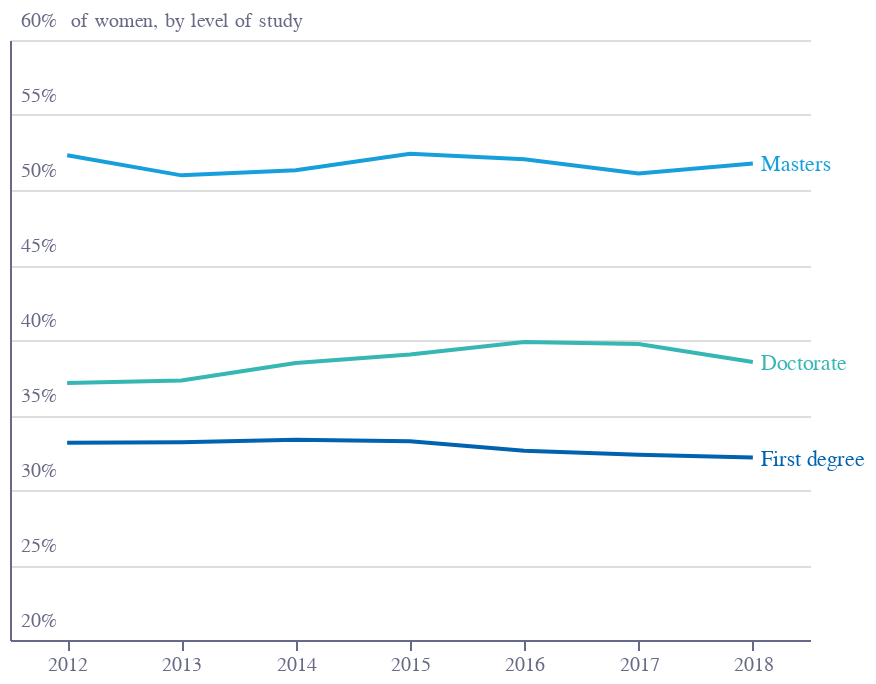

Notebook code for this chart:
### Code cell
base = (
    (
        alt.Chart(f2a)
        .encode(
            tooltip="tooltip:N",
            x=alt.X(
                "ACYEAR:O",
                axis=alt.Axis(
                    grid=False,
                    title="",
                    labelColor=colors["eco-gray"],
                    titleColor=colors["eco-gray"],
                    tickColor=colors["eco-gray"],
                    domainColor=colors["eco-gray"],
                    tickCount=10,
                    orient="bottom",
                    labelAngle=0,
                ),
            ),
            y=alt.Y(
                "x:Q",
                sort=[],
                axis=alt.Axis(
                    grid=True,
            title="of women, by level of study",
            titleAnchor="start",
            labelColor=colors["eco-gray"],
            titleColor=colors["eco-gray"],
            tickColor=colors["eco-gray"],
            domainColor=colors["eco-gray"],
            titleFontSize=10,
            titleFontWeight="normal",
            ticks=False,
            labelAlign="left",
            labelBaseline="middle",
            labelPadding=-5,
            labelOffset=-10,
            titleX=30,
            titleY=-5,
            titleBaseline="bottom",
            titleAngle=0,
            titleAlign="left",
            tickCount=7,
            format=".0%",
                ),
            scale =alt.Scale(
                domain=[0.2,0.6]
            ),
            
            ),
            color=alt.Color(
                "F_XLEV601:N",
                legend=None,
                scale=alt.Scale(range=[colors["eco-turquiose"], colors["eco-mid-blue"], colors["eco-light-blue"]]),
            )
        )
        .transform_calculate(
            tooltip="datum.ACYEAR+' 🎓 '+datum.F_XLEV601+' 📈 '+round(datum.percent_fem*10)/10.0+'%'"
        )
    )
    .transform_calculate(x="datum.percent_fem/100")
    .transform_filter("datum.F_SEXID=='Female'")
)
line = base.mark_line(opacity=1)
text = base.mark_text(dx=4, dy=1, align="left").encode(
    text=alt.Text("F_XLEV601:N"),
).transform_filter("datum.ACYEAR==2018")

layer1 = (
    (
        (line + text).properties(
            height=300, width=400
        )
    )
    .configure_view(stroke=None)
    .properties(title="")
)
layer1.save("visualisation/" + f + ".json")
layer1

### Figure 1 — Vega-Lite specification as saved in the notebook (floating-point values rounded to 4 significant figures)
{"config": {"view": {"continuousWidth": 400, "continuousHeight": 300, "stroke": null}}, "layer": [{"mark": {"type": "line", "opacity": 1}, "encoding": {"color": {"type": "nominal", "field": "F_XLEV601", "legend": null, "scale": {"range": ["#36B7B4", "#0063AF", "#179FDB"]}}, "tooltip": {"type": "nominal", "field": "tooltip"}, "x": {"type": "ordinal", "axis": {"domainColor": "#676A86", "grid": false, "labelAngle": 0, "labelColor": "#676A86", "orient": "bottom", "tickColor": "#676A86", "tickCount": 10, "title": "", "titleColor": "#676A86"}, "field": "ACYEAR"}, "y": {"type": "quantitative", "axis": {"domainColor": "#676A86", "format": ".0%", "grid": true, "labelAlign": "left", "labelBaseline": "middle", "labelColor": "#676A86", "labelOffset": -10, "labelPadding": -5, "tickColor": "#676A86", "tickCount": 7, "ticks": false, "title": "of women, by level of study", "titleAlign": "left", "titleAnchor": "start", "titleAngle": 0, "titleBaseline": "bottom", "titleColor": "#676A86", "titleFontSize": 10, "titleFontWeight": "normal", "titleX": 30, "titleY": -5}, "field": "x", "scale": {"domain": [0.2, 0.6]}, "sort": []}}, "transform": [{"calculate": "datum.ACYEAR+' 🎓 '+datum.F_XLEV601+' 📈 '+round(datum.percent_fem*10)/10.0+'%'", "as": "tooltip"}, {"calculate": "datum.percent_fem/100", "as": "x"}, {"filter": "datum.F_SEXID=='Female'"}]}, {"mark": {"type": "text", "align": "left", "dx": 4, "dy": 1}, "encoding": {"color": {"type": "nominal", "field": "F_XLEV601", "legend": null, "scale": {"range": ["#36B7B4", "#0063AF", "#179FDB"]}}, "text": {"type": "nominal", "field": "F_XLEV601"}, "tooltip": {"type": "nominal", "field": "tooltip"}, "x": {"type": "ordinal", "axis": {"domainColor": "#676A86", "grid": false, "labelAngle": 0, "labelColor": "#676A86", "orient": "bottom", "tickColor": "#676A86", "tickCount": 10, "title": "", "titleColor": "#676A86"}, "field": "ACYEAR"}, "y": {"type": "quantitative", "axis": {"domainColor": "#676A86", "format": ".0%", "grid": true, "labelAlign": "left", "labelBaseline": "middle", "labelColor": "#676A86", "labelOffset": -10, "labelPadding": -5, "tickColor": "#676A86", "tickCount": 7, "ticks": false, "title": "of women, by level of study", "titleAlign": "left", "titleAnchor": "start", "titleAngle": 0, "titleBaseline": "bottom", "titleColor": "#676A86", "titleFontSize": 10, "titleFontWeight": "normal", "titleX": 30, "titleY": -5}, "field": "x", "scale": {"domain": [0.2, 0.6]}, "sort": []}}, "transform": [{"calculate": "datum.ACYEAR+' 🎓 '+datum.F_XLEV601+' 📈 '+round(datum.percent_fem*10)/10.0+'%'", "as": "tooltip"}, {"calculate": "datum.percent_fem/100", "as": "x"}, {"filter": "datum.F_SEXID=='Female'"}, {"filter": "datum.ACYEAR==2018"}]}], "data": {"name": "data-2a4417e772b378194bee44ab0b8d77a3"}, "height": 300, "title": "", "width": 400, "$schema": "https://vega.github.io/schema/vega-lite/v4.8.1.json", "datasets": {"data-2a4417e772b378194bee44ab0b8d77a3": [{"ACYEAR": 2012, "F_XLEV601": "First degree", "F_SEXID": "Female", "n": 9691.0, "percent_fem": 33.14, "percent_dist": 72.67}, {"ACYEAR": 2012, "F_XLEV601": "First degree", "F_SEXID": "Male", "n": 19550.0, "percent_fem": 66.86, "percent_dist": 84.16}, {"ACYEAR": 2012, "F_XLEV601": "Masters", "F_SEXID": "Female", "n": 3186.0, "percent_fem": 52.32, "percent_dist": 23.89}, {"ACYEAR": 2012, "F_XLEV601": "Masters", "F_SEXID": "Male", "n": 2904.0, "percent_fem": 47.68, "percent_dist": 12.5}, {"ACYEAR": 2012, "F_XLEV601": "Doctorate", "F_SEXID": "Female", "n": 458.1, "percent_fem": 37.13, "percent_dist": 3.436}, {"ACYEAR": 2012, "F_XLEV601": "Doctorate", "F_SEXID": "Male", "n": 775.7, "percent_fem": 62.87, "percent_dist": 3.339}, {"ACYEAR": 2013, "F_XLEV601": "First degree", "F_SEXID": "Female", "n": 9950.0, "percent_fem": 33.19, "percent_dist": 73.52}, {"ACYEAR": 2013, "F_XLEV601": "First degree", "F_SEXID": "Male", "n": 20030.0, "percent_fem": 66.81, "percent_dist": 84.13}, {"ACYEAR": 2013, "F_XLEV601": "Masters", "F_SEXID": "Female", "n": 3124.0, "percent_fem": 50.98, "percent_dist": 23.08}, {"ACYEAR": 2013, "F_XLEV601": "Masters", "F_SEXID": "Male", "n": 3004.0, "percent_fem": 49.02, "percent_dist": 12.62}, {"ACYEAR": 2013, "F_XLEV601": "Doctorate", "F_SEXID": "Female", "n": 460.5, "percent_fem": 37.3, "percent_dist": 3.403}, {"ACYEAR": 2013, "F_XLEV601": "Doctorate", "F_SEXID": "Male", "n": 774.0, "percent_fem": 62.7, "percent_dist": 3.251}, {"ACYEAR": 2014, "F_XLEV601": "First degree", "F_SEXID": "Female", "n": 10120.0, "percent_fem": 33.35, "percent_dist": 73.05}, {"ACYEAR": 2014, "F_XLEV601": "First degree", "F_SEXID": "Male", "n": 20220.0, "percent_fem": 66.65, "percent_dist": 84.02}, {"ACYEAR": 2014, "F_XLEV601": "Masters", "F_SEXID": "Female", "n": 3265.0, "percent_fem": 51.31, "percent_dist": 23.58}, {"ACYEAR": 2014, "F_XLEV601": "Masters", "F_SEXID": "Male", "n": 3098.0, "percent_fem": 48.69, "percent_dist": 12.87}, {"ACYEAR": 2014, "F_XLEV601": "Doctorate", "F_SEXID": "Female", "n": 466.8, "percent_fem": 38.46, "percent_dist": 3.37}, {"ACYEAR": 2014, "F_XLEV601": "Doctorate", "F_SEXID": "Male", "n": 746.8, "percent_fem": 61.54, "percent_dist": 3.103}, {"ACYEAR": 2015, "F_XLEV601": "First degree", "F_SEXID": "Female", "n": 10640.0, "percent_fem": 33.25, "percent_dist": 74.65}, {"ACYEAR": 2015, "F_XLEV601": "First degree", "F_SEXID": "Male", "n": 21360.0, "percent_fem": 66.75, "percent_dist": 85.67}, {"ACYEAR": 2015, "F_XLEV601": "Masters", "F_SEXID": "Female", "n": 3165.0, "percent_fem": 52.41, "percent_dist": 22.2}, {"ACYEAR": 2015, "F_XLEV601": "Masters", "F_SEXID": "Male", "n": 2874.0, "percent_fem": 47.59, "percent_dist": 11.52}, {"ACYEAR": 2015, "F_XLEV601": "Doctorate", "F_SEXID": "Female", "n": 448.6, "percent_fem": 39.03, "percent_dist": 3.146}, {"ACYEAR": 2015, "F_XLEV601": "Doctorate", "F_SEXID": "Male", "n": 700.7, "percent_fem": 60.97, "percent_dist": 2.81}, {"ACYEAR": 2016, "F_XLEV601": "First degree", "F_SEXID": "Female", "n": 11090.0, "percent_fem": 32.62, "percent_dist": 75.19}, {"ACYEAR": 2016, "F_XLEV601": "First degree", "F_SEXID": "Male", "n": 22900.0, "percent_fem": 67.38, "percent_dist": 86.3}, {"ACYEAR": 2016, "F_XLEV601": "Masters", "F_SEXID": "Female", "n": 3209.0, "percent_fem": 52.05, "percent_dist": 21.76}, {"ACYEAR": 2016, "F_XLEV601": "Masters", "F_SEXID": "Male", "n": 2956.0, "percent_fem": 47.95, "percent_dist": 11.14}, {"ACYEAR": 2016, "F_XLEV601": "Doctorate", "F_SEXID": "Female", "n": 450.3, "percent_fem": 39.87, "percent_dist": 3.054}, {"ACYEAR": 2016, "F_XLEV601": "Doctorate", "F_SEXID": "Male", "n": 679.2, "percent_fem": 60.13, "percent_dist": 2.56}, {"ACYEAR": 2017, "F_XLEV601": "First degree", "F_SEXID": "Female", "n": 11640.0, "percent_fem": 32.36, "percent_dist": 77.41}, {"ACYEAR": 2017, "F_XLEV601": "First degree", "F_SEXID": "Male", "n": 24340.0, "percent_fem": 67.64, "percent_dist": 87.43}, {"ACYEAR": 2017, "F_XLEV601": "Masters", "F_SEXID": "Female", "n": 2951.0, "percent_fem": 51.1, "percent_dist": 19.62}, {"ACYEAR": 2017, "F_XLEV601": "Masters", "F_SEXID": "Male", "n": 2823.0, "percent_fem": 48.9, "percent_dist": 10.14}, {"ACYEAR": 2017, "F_XLEV601": "Doctorate", "F_SEXID": "Female", "n": 446.2, "percent_fem": 39.74, "percent_dist": 2.967}, {"ACYEAR": 2017, "F_XLEV601": "Doctorate", "F_SEXID": "Male", "n": 676.7, "percent_fem": 60.26, "percent_dist": 2.431}, {"ACYEAR": 2018, "F_XLEV601": "First degree", "F_SEXID": "Female", "n": 12000.0, "percent_fem": 32.16, "percent_dist": 76.77}, {"ACYEAR": 2018, "F_XLEV601": "First degree", "F_SEXID": "Male", "n": 25310.0, "percent_fem": 67.84, "percent_dist": 87.38}, {"ACYEAR": 2018, "F_XLEV601": "Masters", "F_SEXID": "Female", "n": 3219.0, "percent_fem": 51.77, "percent_dist": 20.59}, {"ACYEAR": 2018, "F_XLEV601": "Masters", "F_SEXID": "Male", "n": 2999.0, "percent_fem": 48.23, "percent_dist": 10.35}, {"ACYEAR": 2018, "F_XLEV601": "Doctorate", "F_SEXID": "Female", "n": 412.0, "percent_fem": 38.53, "percent_dist": 2.636}, {"ACYEAR": 2018, "F_XLEV601": "Doctorate", "F_SEXID": "Male", "n": 657.3, "percent_fem": 61.47, "percent_dist": 2.269}]}}
